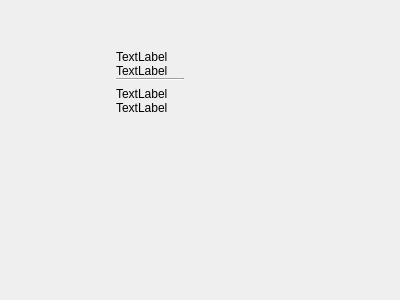
<?xml version="1.0" encoding="UTF-8"?>
<ui version="4.0">
 <class>Form</class>
 <widget class="QWidget" name="Form">
  <property name="geometry">
   <rect>
    <x>0</x>
    <y>0</y>
    <width>400</width>
    <height>300</height>
   </rect>
  </property>
  <property name="windowTitle">
   <string>Form</string>
  </property>
  <widget class="QWidget" name="">
   <property name="geometry">
    <rect>
     <x>116</x>
     <y>50</y>
     <width>68</width>
     <height>105</height>
    </rect>
   </property>
   <layout class="QVBoxLayout" name="verticalLayout_2">
    <property name="spacing">
     <number>0</number>
    </property>
    <item>
     <widget class="QLabel" name="label_2">
      <property name="text">
       <string>TextLabel</string>
      </property>
     </widget>
    </item>
    <item>
     <layout class="QVBoxLayout" name="verticalLayout">
      <property name="spacing">
       <number>0</number>
      </property>
      <item>
       <widget class="QLabel" name="label">
        <property name="font">
         <font>
          <pointsize>9</pointsize>
         </font>
        </property>
        <property name="text">
         <string>TextLabel</string>
        </property>
       </widget>
      </item>
      <item>
       <widget class="Line" name="line">
        <property name="orientation">
         <enum>Qt::Horizontal</enum>
        </property>
       </widget>
      </item>
      <item>
       <spacer name="verticalSpacer">
        <property name="orientation">
         <enum>Qt::Vertical</enum>
        </property>
        <property name="sizeHint" stdset="0">
         <size>
          <width>20</width>
          <height>1</height>
         </size>
        </property>
       </spacer>
      </item>
     </layout>
    </item>
    <item>
     <widget class="QLabel" name="label_3">
      <property name="text">
       <string>TextLabel</string>
      </property>
     </widget>
    </item>
    <item>
     <widget class="QLabel" name="label_4">
      <property name="text">
       <string>TextLabel</string>
      </property>
     </widget>
    </item>
    <item>
     <spacer name="verticalSpacer_2">
      <property name="orientation">
       <enum>Qt::Vertical</enum>
      </property>
      <property name="sizeHint" stdset="0">
       <size>
        <width>20</width>
        <height>40</height>
       </size>
      </property>
     </spacer>
    </item>
   </layout>
  </widget>
 </widget>
 <resources/>
 <connections/>
</ui>
